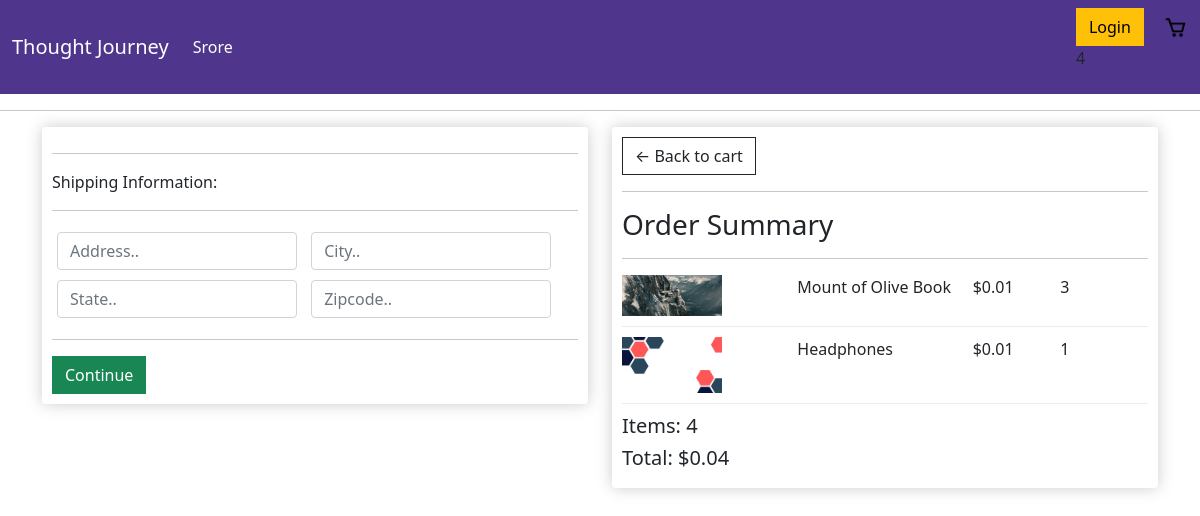
Screenshot of /checkout/ (signed in) with the database file from the repository.
### store/models.py (models this page shows, shortened)
class OrderItem(models.Model):
    product = models.ForeignKey(Product, on_delete=models.SET_NULL, null=True, blank=True)
    order = models.ForeignKey(Order, on_delete=models.SET_NULL, null=True, blank=True) #child of an order
    quantity = models.IntegerField(default=0, null=True, blank=True)
    date_added = models.DateTimeField(auto_now_add=True)
    @property
    def get_total(self):
        total = self.product.price * self.quantity
        return total

class Product(models.Model):
    name = models.CharField(max_length=200, null=True)
    price = models.DecimalField(max_digits=7, decimal_places=2)
    digital = models.BooleanField(default=False, null=True, blank=False) #checks if item is digital(not shipped) or not
    image = models.ImageField(null=True, blank=True)
    @property
    def imageURL(self):
        try:
            url = self.image.url
        except:
            url = ""
        return url

class Order(models.Model):
    customer = models.ForeignKey(Customer, on_delete=models.SET_NULL, null=True, blank=True) #one to many relationship
    date_ordered = models.DateTimeField(auto_now_add=True)
    complete = models.BooleanField(default=False, null=True, blank=False)
    transaction_id = models.CharField(max_length=200, null=True)
    @property
    def get_cart_total(self):
        orderitems = self.orderitem_set.all()
        total = sum([item.get_total for item in orderitems])
        return total
    @property
    def get_cart_items(self):
        orderitems = self.orderitem_set.all()
        total = sum([item.quantity for item in orderitems])
        return total
    @property
    def shipping(self):
        shipping = False
        orderitems = self.orderitem_set.all()
        for i in orderitems:
            if i.product.digital == False:
                shipping = True
        return shipping

### store/views.py (the view)
# urls.py: path('checkout/', views.checkout, name="checkout"),
def checkout(request):
    data = cartData(request)
    cartItems = data['cartItems']
    order = data['order']
    items = data['items']
    context = {'items':items, 'order':order, 'cartItems': cartItems}
    return render(request, 'store/checkout.html', context)

### store/utils.py (called while the page is built)
def cartData(request):
    if request.user.is_authenticated:
        customer = request.user.customer
        order, created = Order.objects.get_or_create(customer=customer, complete=False)
        items = order.orderitem_set.all()
        cartItems = order.get_cart_items
    else:
        cookieData = cookieCart(request)
        cartItems = cookieData['cartItems']
        order = cookieData['order']
        items = cookieData['items']
    return {'cartItems': cartItems, 'order':order, 'items':items}

### store/templates/store/checkout.html (shortened to what this page needs)
{% extends 'store/main.html' %}
{% load static %}
{% block content %}
    <div class="row">
        <div class="col-lg-6">
            <div class="box-element" id="form-wrapper">
                <form id="form">
                    <div id="shipping-info">
                    <hr>
                    <p>Shipping Information:</p>
                    <hr>
                        <div class="form-field">
                            <input required class="form-control" type="text" name="address" placeholder="Address..">
                        </div>
                        <div class="form-field">
                            <input required class="form-control" type="text" name="city" placeholder="City..">
                        </div>
                        <div class="form-field">
                            <input required class="form-control" type="text" name="state" placeholder="State..">
                        </div>
                        <div class="form-field">
                            <input required class="form-control" type="text" name="zipcode" placeholder="Zipcode..">
                        </div>
                    </div>
                    <hr>
                    <input id="form-button" class="btn btn-success btn-block" type="submit" value="Continue">
                </form>
            </div>
            <br>
        </div>
        <div class="col-lg-6">
            <div class="box-element">
                <a class="btn btn-outline-dark" href="{$ url 'cart' %}">&#x2190; Back to cart</a>
                <hr>
                <h3>Order Summary</h3>
                <hr>
                {% for item in items %}
                <div class="cart-row">
                    <div style="flex:2"><img class="row-image" src="{{item.product.imageURL}}" /></div>
                    <div style="flex:2"><p>{{item.product.name}}</p></div>
                    <div style="flex:1"><p>${{item.product.price|floatformat:2}}</p></div>
                    <div style="flex:1"><p>{{item.quantity}}</p></div>
                    </div>
                {% endfor %}
                    <h5>Items: {{order.get_cart_items}}</h5>
                    <h5>Total: ${{order.get_cart_total|floatformat:2}}</h5>
                </div>
            </div>
        </div>
    </div>
{% endblock content %}

### static/css/main.css (style rules this page uses)
.btn { border-radius: 0; }
.row-image { width: 100px; }
.form-field { width: 250px; display: inline-block; padding: 5px; }
.cart-row { display: flex; align-items: flex-stretch; padding-bottom: 10px; margin-bottom: 10px; border-bottom: 1px solid #ececec; }
.box-element { box-shadow: hsl(0, 0%, 80%) 0 0 16px; background-color: #ffffff; border-radius: 4px; padding: 10px; }

### rows the page displays
OrderItem: product.imageURL (picture), product.name "Mount of Olive Book", product.price "0.01", quantity "3"
OrderItem: product.imageURL (picture), product.name "Headphones", product.price "0.01", quantity "1"
Order: get_cart_items "4", get_cart_total "0.04"

### other values shown
{{ cartItems }} "4"
